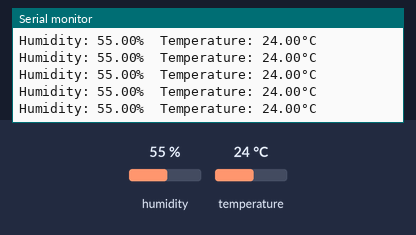
Simulated run of this program. Board: Arduino Uno, built with avr-gcc and run on an emulated ATmega328P. On the bench: the last lines printed to the serial monitor. The test bench sets the inputs (shaded band); at power-on: humidity 55 %, temperature 24 °C.

Above: at 3.3 s.
3.4 s: humidity set to 22 %
At 4.9 s:
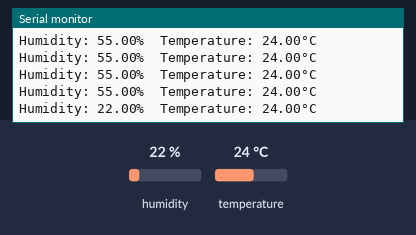
6.2 s: temperature set to 12 °C
At 6.9 s:
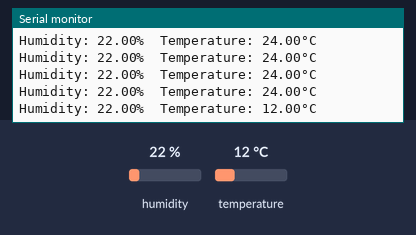
9.0 s: humidity set to 40 %
At 9.5 s:
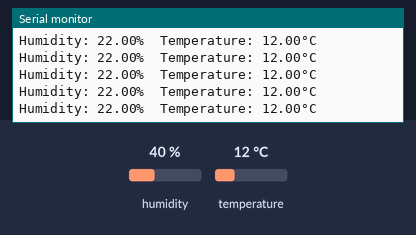
Timing chart, 0 to 12.0 s (numbered marks = the images above; inputs shaded):
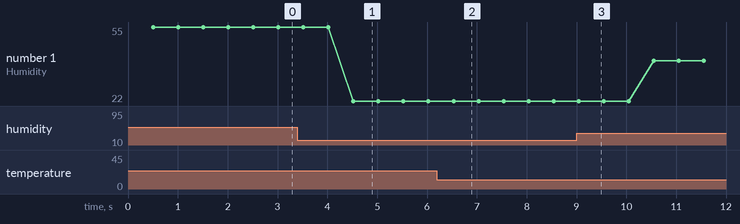

The program:

main.cpp
```cpp
#include <Arduino.h>
#include <DHT.h>

#define DHTPIN 2     // Digital pin connected to the DHT sensor
#define DHTTYPE DHT22   // DHT 22  (AM2302), AM2321

DHT dht(DHTPIN, DHTTYPE);

void setup() {
  Serial.begin(9600);
  Serial.println(F("DHT22 test!"));
  dht.begin();
}

void loop() {
  delay(500);

  float h = dht.readHumidity();
  float t = dht.readTemperature();

  // Check if any reads failed and exit early (to try again)
  if (isnan(h) || isnan(t)) {
    Serial.println(F("Failed to read from DHT sensor!"));
    return;
  }

  Serial.print(F("Humidity: "));
  Serial.print(h);
  Serial.print(F("%  Temperature: "));
  Serial.print(t);
  Serial.println(F("°C "));
} 
```

Measured:
- after the input at 3.4 s, the serial monitor: prints a new line after 1.1 s (image 1)
- after the input at 6.2 s, the serial monitor: prints a new line after 0.33 s (image 2)
- plotted number 1: 55 → 22 after the input at 3.4 s, 22 → 40 after the input at 9.0 s
